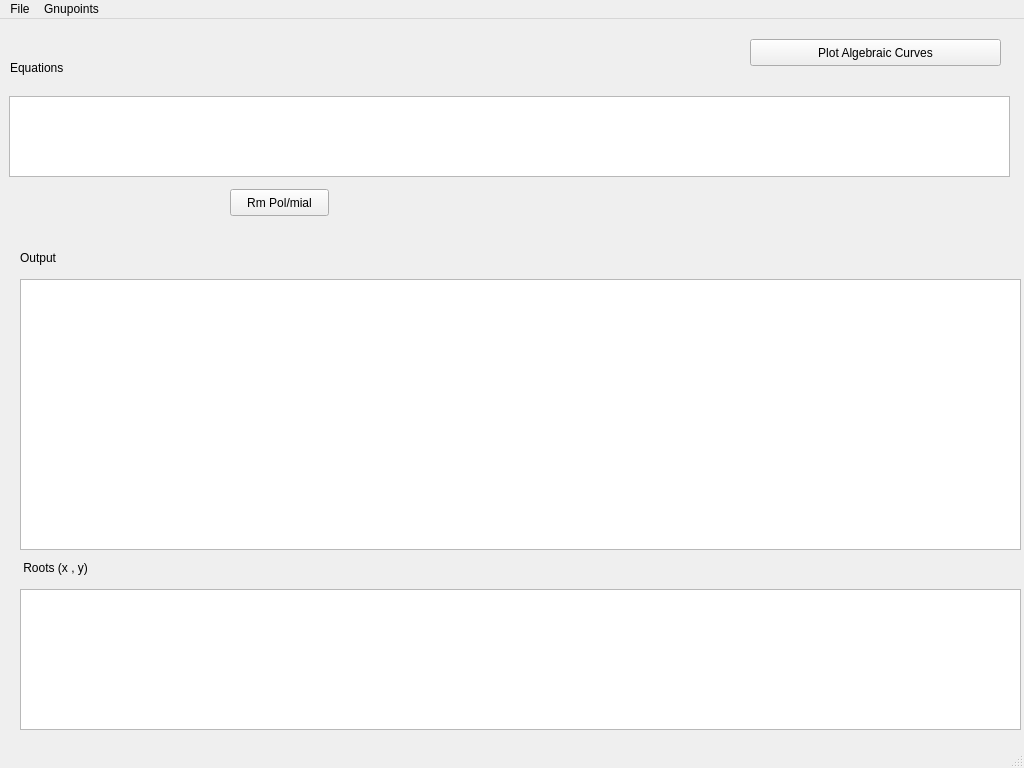
<?xml version="1.0" encoding="UTF-8"?>
<ui version="4.0">
 <class>Visualization</class>
 <widget class="QMainWindow" name="Visualization">
  <property name="geometry">
   <rect>
    <x>0</x>
    <y>0</y>
    <width>1024</width>
    <height>768</height>
   </rect>
  </property>
  <property name="windowTitle">
   <string>Visualization App</string>
  </property>
  <widget class="QWidget" name="centralwidget">
   <widget class="QTextBrowser" name="equationsTxt">
    <property name="geometry">
     <rect>
      <x>9</x>
      <y>77</y>
      <width>1001</width>
      <height>81</height>
     </rect>
    </property>
   </widget>
   <widget class="QLabel" name="equationsLbl">
    <property name="geometry">
     <rect>
      <x>10</x>
      <y>40</y>
      <width>71</width>
      <height>17</height>
     </rect>
    </property>
    <property name="text">
     <string>Equations</string>
    </property>
   </widget>
   <widget class="QTextBrowser" name="outputTxt">
    <property name="geometry">
     <rect>
      <x>20</x>
      <y>260</y>
      <width>1001</width>
      <height>271</height>
     </rect>
    </property>
   </widget>
   <widget class="QLabel" name="outputLbl">
    <property name="geometry">
     <rect>
      <x>20</x>
      <y>230</y>
      <width>71</width>
      <height>17</height>
     </rect>
    </property>
    <property name="text">
     <string>Output</string>
    </property>
   </widget>
   <widget class="QPushButton" name="pushButton">
    <property name="geometry">
     <rect>
      <x>750</x>
      <y>20</y>
      <width>251</width>
      <height>27</height>
     </rect>
    </property>
    <property name="text">
     <string>Plot Algebraic Curves</string>
    </property>
   </widget>
   <widget class="QPushButton" name="pushButton_2">
    <property name="geometry">
     <rect>
      <x>230</x>
      <y>170</y>
      <width>99</width>
      <height>27</height>
     </rect>
    </property>
    <property name="text">
     <string>Rm Pol/mial</string>
    </property>
   </widget>
   <widget class="QTextBrowser" name="rootsTxt">
    <property name="geometry">
     <rect>
      <x>20</x>
      <y>570</y>
      <width>1001</width>
      <height>141</height>
     </rect>
    </property>
   </widget>
   <widget class="QLabel" name="rootsLbl">
    <property name="geometry">
     <rect>
      <x>20</x>
      <y>540</y>
      <width>111</width>
      <height>17</height>
     </rect>
    </property>
    <property name="text">
     <string> Roots (x , y)</string>
    </property>
   </widget>
  </widget>
  <widget class="QMenuBar" name="menubar">
   <property name="geometry">
    <rect>
     <x>0</x>
     <y>0</y>
     <width>1024</width>
     <height>25</height>
    </rect>
   </property>
   <property name="defaultUp">
    <bool>true</bool>
   </property>
   <property name="nativeMenuBar">
    <bool>false</bool>
   </property>
   <widget class="QMenu" name="menuFile">
    <property name="title">
     <string>File</string>
    </property>
    <addaction name="actionOpen"/>
    <addaction name="actionExit"/>
   </widget>
   <widget class="QMenu" name="menuGnupoints">
    <property name="title">
     <string>Gnupoints</string>
    </property>
    <addaction name="separator"/>
    <addaction name="actionInsert"/>
   </widget>
   <addaction name="menuFile"/>
   <addaction name="menuGnupoints"/>
  </widget>
  <widget class="QStatusBar" name="statusbar"/>
  <action name="actionOpen">
   <property name="text">
    <string>Open</string>
   </property>
   <property name="shortcut">
    <string>Alt+F</string>
   </property>
   <property name="visible">
    <bool>true</bool>
   </property>
  </action>
  <action name="actionExit">
   <property name="text">
    <string>Exit</string>
   </property>
   <property name="shortcut">
    <string>Alt+X</string>
   </property>
  </action>
  <action name="actionInsert">
   <property name="text">
    <string>Insert</string>
   </property>
  </action>
 </widget>
 <resources/>
 <connections/>
</ui>
